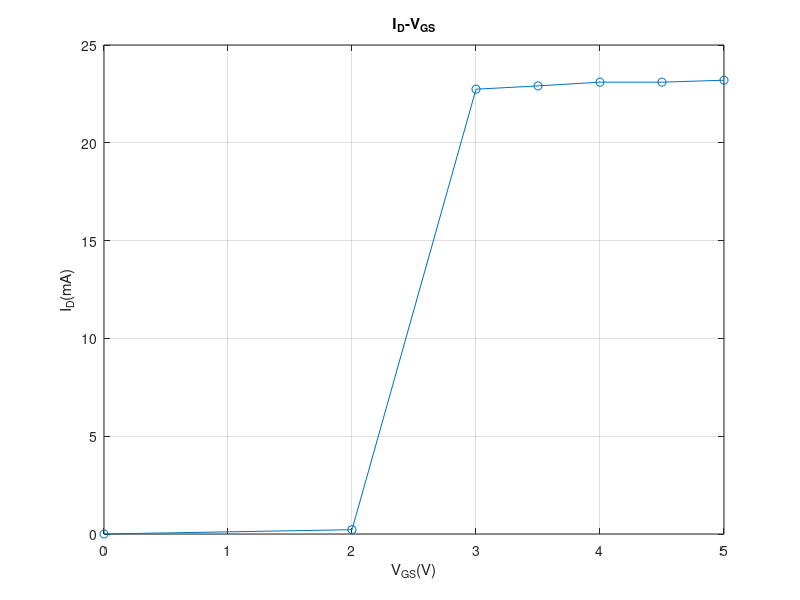

Here is the MATLAB script that generated this plot:
VGS=[0 2 3 3.5 4 4.5 5];
IDmA=[0 0.22 22.74 22.91 23.10 23.10 23.20];
plot(VGS,IDmA,'-o');
grid on
xlabel('V_G_S(V)');
ylabel('I_D(mA)');
title('I_D-V_G_S');
